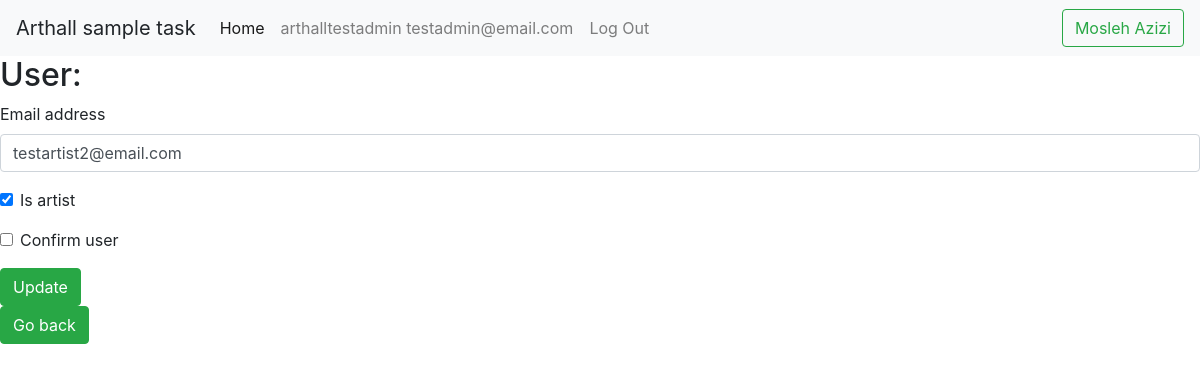
Screenshot of /user-update/4/update/?next=/register-confirmation/ (signed in) with the database file from the repository.
### accounts/models.py (models this page shows, shortened)
class CustomUser(AbstractUser):
    phone_number = PhoneNumberField()
    is_artist = models.BooleanField(default=True)
    confirm_user = models.BooleanField(default=False)

### pages/views.py (the view, shortened to what this page needs)
# urls.py: path('user-update/<int:pk>/update/', UserUpdateView.as_view(), name='user_update'), # url for page that admin has access to update each artist and change their confirmation status.
class UserUpdateView(LoginRequiredMixin, UpdateView):
    model = CustomUser
    template_name = 'pages/user_update.html'
    fields = ('email', 'is_artist', 'confirm_user',) # Admin change 'confirm_user' field and check it for each artist that register to website.
    def dispatch(self, request: HttpRequest, *args: Any, **kwargs: Any):
        if request.user.is_anonymous:
            return HttpResponseForbidden()
        elif request.user.is_authenticated:
            if (request.user.is_artist and request.user.confirm_user) or (request.user.is_artist and not request.user.confirm_user):
                return HttpResponseForbidden()
        return super().dispatch(request, *args, **kwargs)

### templates/pages/user_update.html (shortened to what this page needs)
{% extends '_base.html' %}
{% load crispy_forms_tags %}
    {% block content %}
        <h2>User:</h2>
        <form method="post">
            {{ form|crispy }}
            <input type="submit" class="btn btn-success" value="Update"></br>
        </form>
        <a href="{{request.META.HTTP_REFERER}}" class='btn btn-success'>Go back</a>
    {% endblock content %}

### templates/_base.html (shortened to what this page needs)
<!doctype html>
<html lang="en">
  <head>
    <link rel="stylesheet" href="https://cdn.jsdelivr.net/npm/bootstrap@4.0.0/dist/css/bootstrap.min.css"
>
  </head>
  <body>
    <nav class="navbar navbar-expand-lg navbar-light bg-light">
        <a class="navbar-brand" >Arthall sample task</a>
        <div class="collapse navbar-collapse" id="navbarSupportedContent">
            <ul class="navbar-nav mr-auto">
                <li class="nav-item active">
                <a class="nav-link" href="{% url "home" %}">Home <span class="sr-only">(current)</span></a>
                </li>
                <li class="nav-item">
                    {% if user.is_authenticated %}
                        <li><a class="nav-link">{{user.username}} {{user.email}}</a></li>
                        <li><a class="nav-link" href="{% url "account_logout" %}">Log Out</a></li>
                    {% else %}
                        <li><a class="nav-link" href="{% url "account_login" %}">Log In</a></li>
                        <li><a class="nav-link" href="{% url "account_signup" %}">Sign Up</a></li>
                    {% endif %}
                </li>
            </ul>
            <form class="form-inline my-2 my-lg-0">
                <p class="btn btn-outline-success my-2 my-sm-0">Mosleh Azizi</p>
            </form>
        </div>
    </nav>
    {% block content %}
    {% endblock content %}
  </body>
</html>

### rows the page displays
CustomUser: username "arthalltestadmin", email "testadmin@email.com"
CustomUser: email "testartist2@email.com", is_artist "☑"
